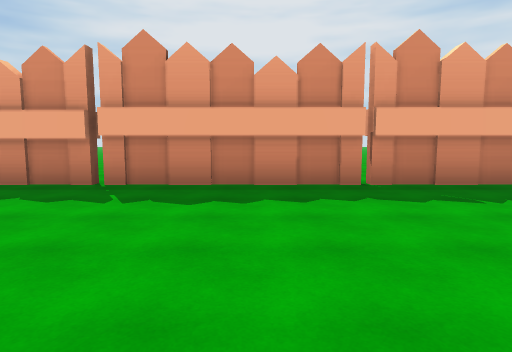
[1] (above)

23 first-person views from a walk through a Unity game level. The camera is 1.5 m above the floor, tilts 6° down and sees 75° across. The floor is counted in squares, 2 m on a side. Each view is taken from the middle of a square. On the plan, view 1 faces up. The plan holds only what a view shows up to about 11 squares ahead; the rest is blank. The place goes on beyond the plan. The player character is not drawn. Some animated figures are not drawn.

[2]
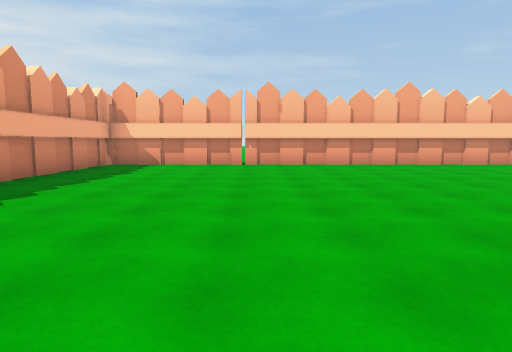

[3]
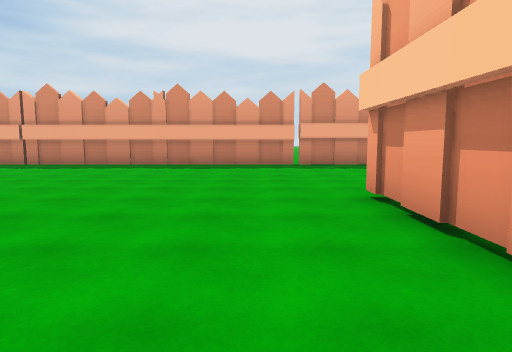

[4]
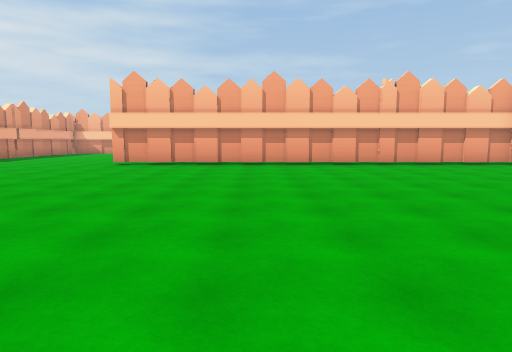

[5]
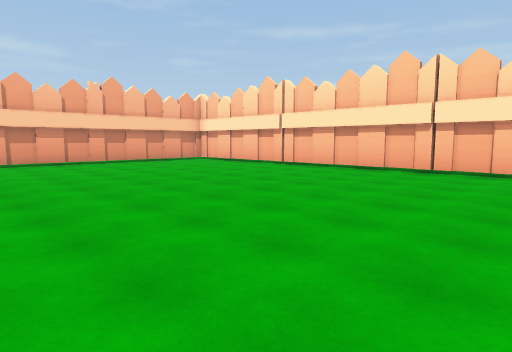

[6]
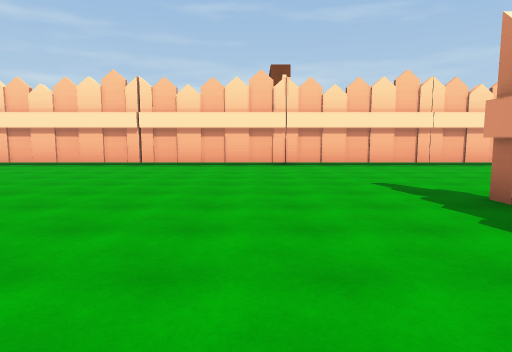

[7]
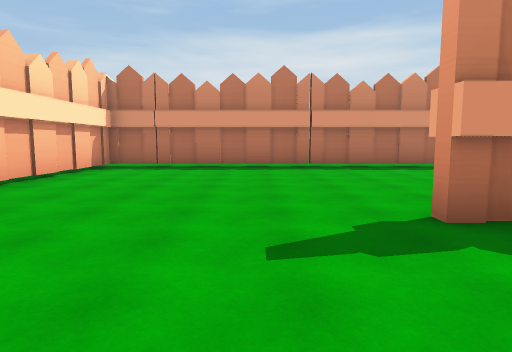

[8]
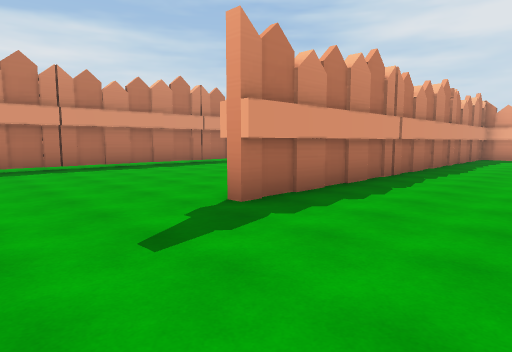

[9]
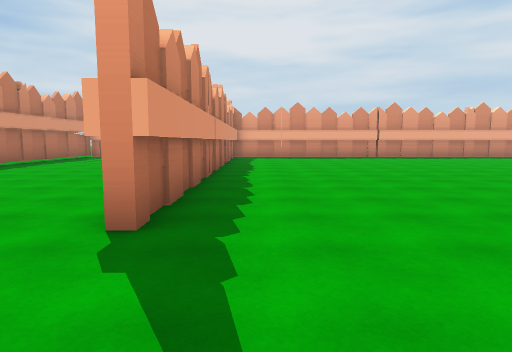

[10]
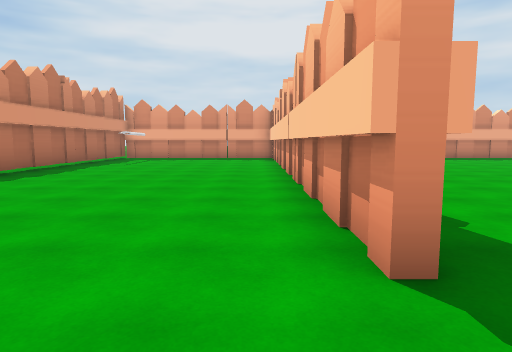

[11]
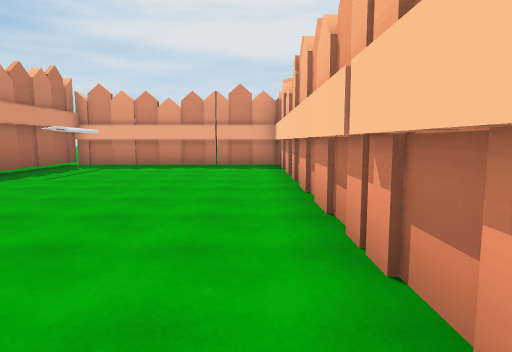

[12]
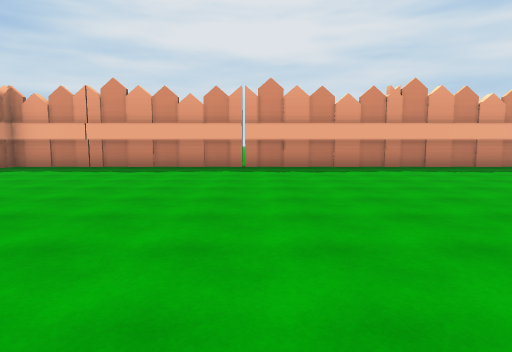

[13]
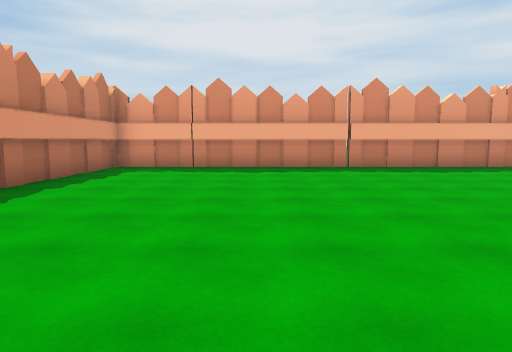

[14]
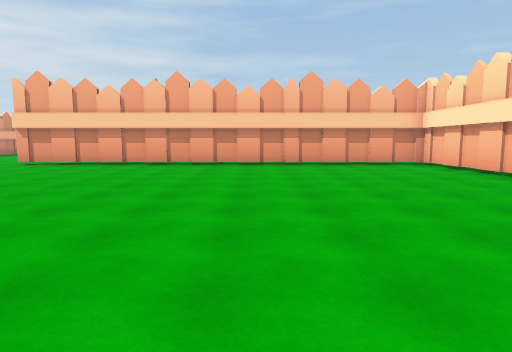

[15]
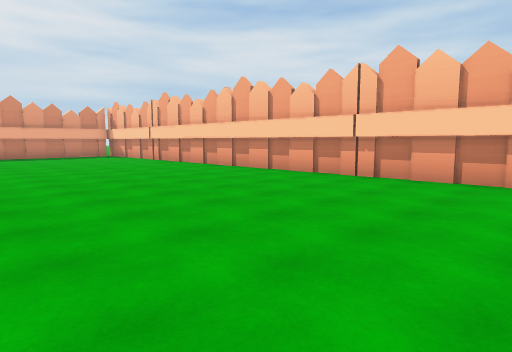

[16]
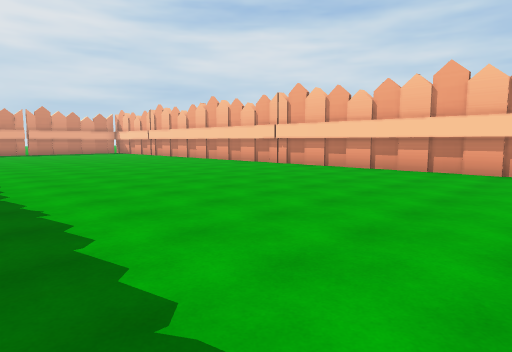

[17]
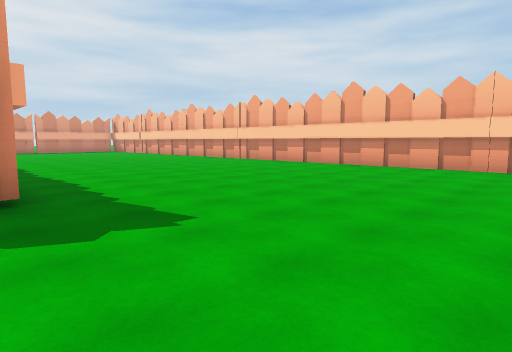

[18]
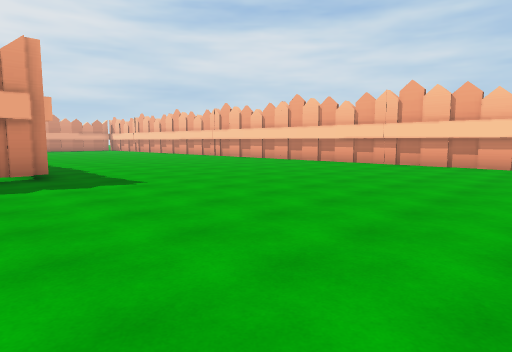

[19]
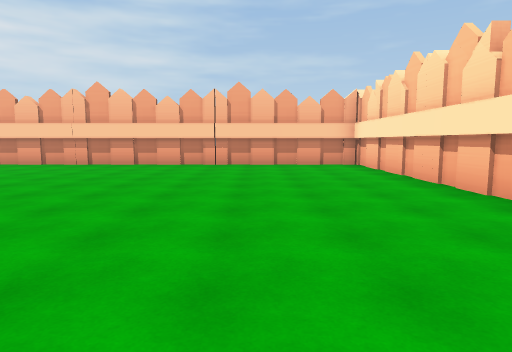

[20]
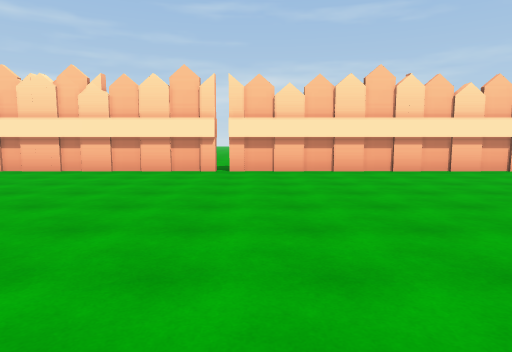

[21]
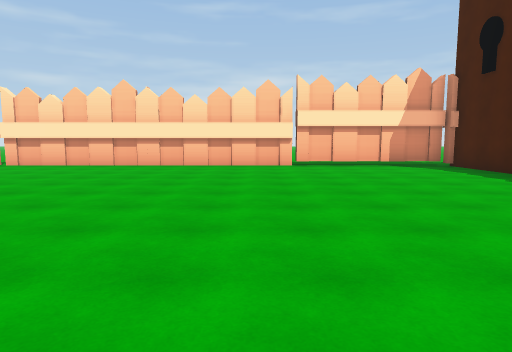

[22]
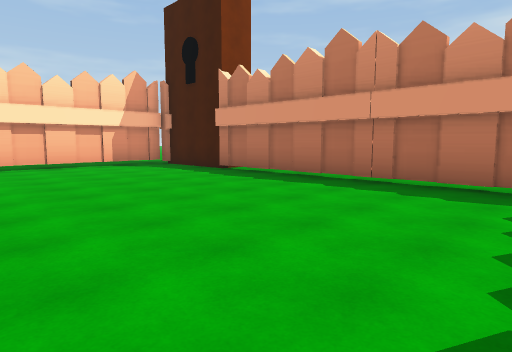

[23]
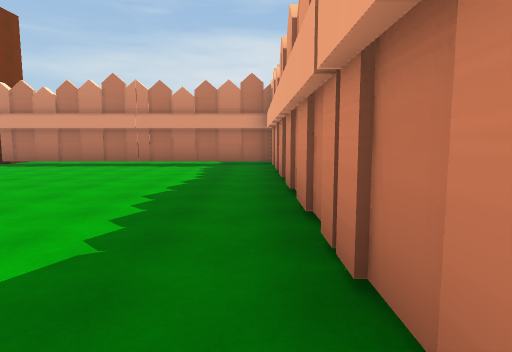

### Floor plan
Key: @ floor where view 1 was taken; # wall or solid block; x gap in a wall; . floor; T thing the floor can be seen under or through.
Columns run from 25 left of view 1 to 7 right of it. Each row starts with its distance up from view 1.
  6 ######################x##########
  5 #......#........................#
  4 #......#........................#
  3 #......#........................#
  2 #......#........................#
  1 #......#........................#
  0 #......#.................@......#
 -1 #......#...............#........#
 -2  ......#...............#........#
 -3  ......#...............# .......#
 -4 #......#...............# .......#
 -5 #......#...............#........#
 -6 #......#...............#........#
 -7 #......#...............#........#
 -8 #......................#........#
 -9 #......................#........#
-10 #......................#........#
-11 #......................#........#
-12 #......................#........#
-13 #........##TTTTTTTTTTT##........#
-14 ##########......................#
-15          #..........  ..........#
-16          #.........   ..........#
-17          #........   ...........#
-18          #.........  ...........#
-19          #......... ............#
-20          #......................#
-21          #......................#
-22          #......................#
-23          #......................#
-24          #......................#
-25          #....###################
-26          .#####

Where each view was taken, in squares from view 1:
view 1: 0 up, 0 right, facing up
view 2: 1 up, 4 left, facing right
view 3: 5 down, 4 left, facing up
view 4: 5 down, 13 left, facing right
view 5: 5 down, 14 left, facing down-right
view 6: 3 down, 15 left, facing down
view 7: 9 down, 15 left, facing left
view 8: 10 down, 15 left, facing up-left
view 9: 10 down, 17 left, facing up
view 10: 9 down, 19 left, facing up
view 11: 5 down, 19 left, facing up
view 12: 4 down, 11 left, facing up
view 13: 4 down, 14 left, facing up
view 14: 8 down, 13 left, facing right
view 15: 11 down, 0 right, facing up-right
view 16: 15 down, 2 left, facing up-right
view 17: 18 down, 3 left, facing up-right
view 18: 21 down, 4 left, facing up-right
view 19: 22 down, 4 left, facing right
view 20: 17 down, 3 left, facing down
view 21: 15 down, 10 left, facing down
view 22: 15 down, 10 left, facing down-left
view 23: 14 down, 5 left, facing left
